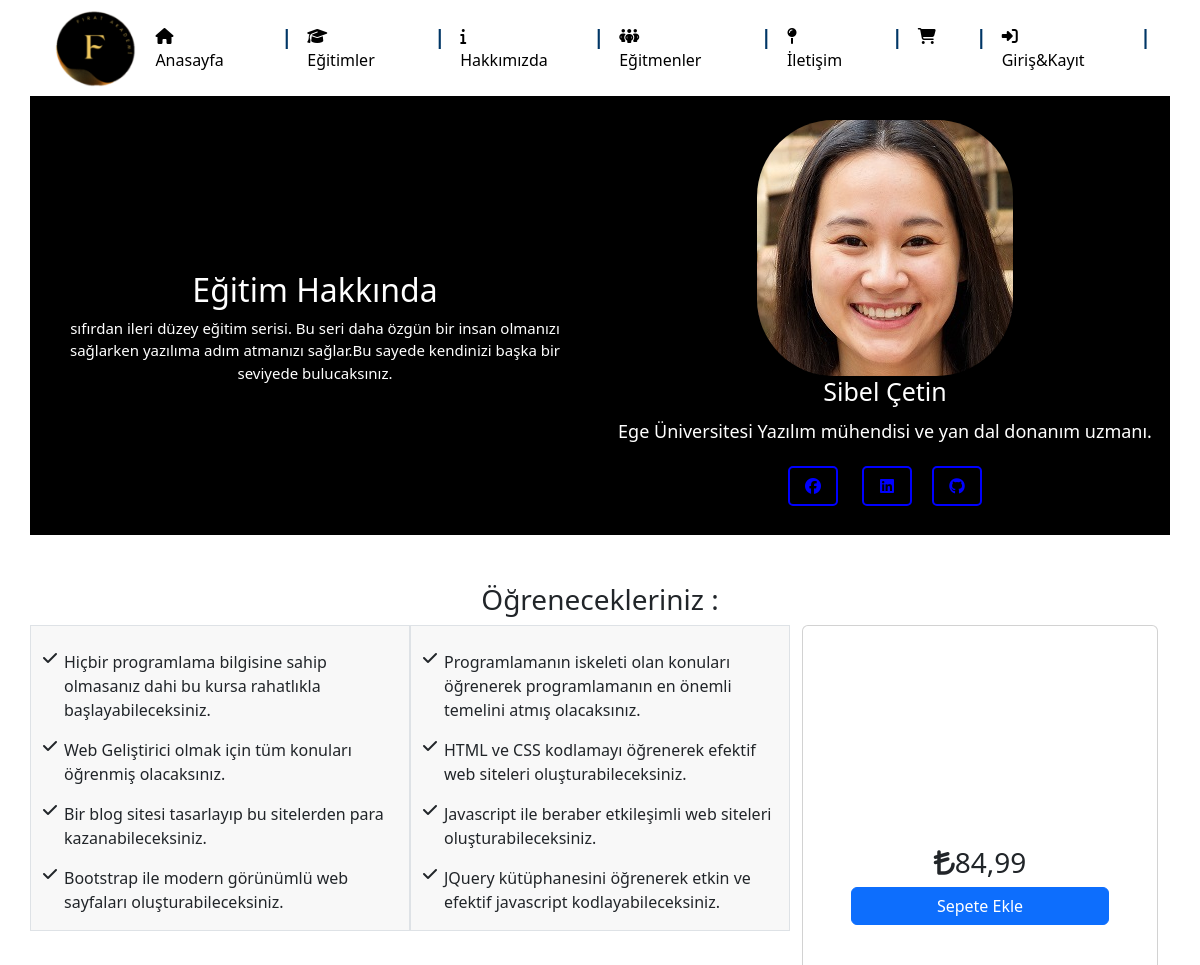
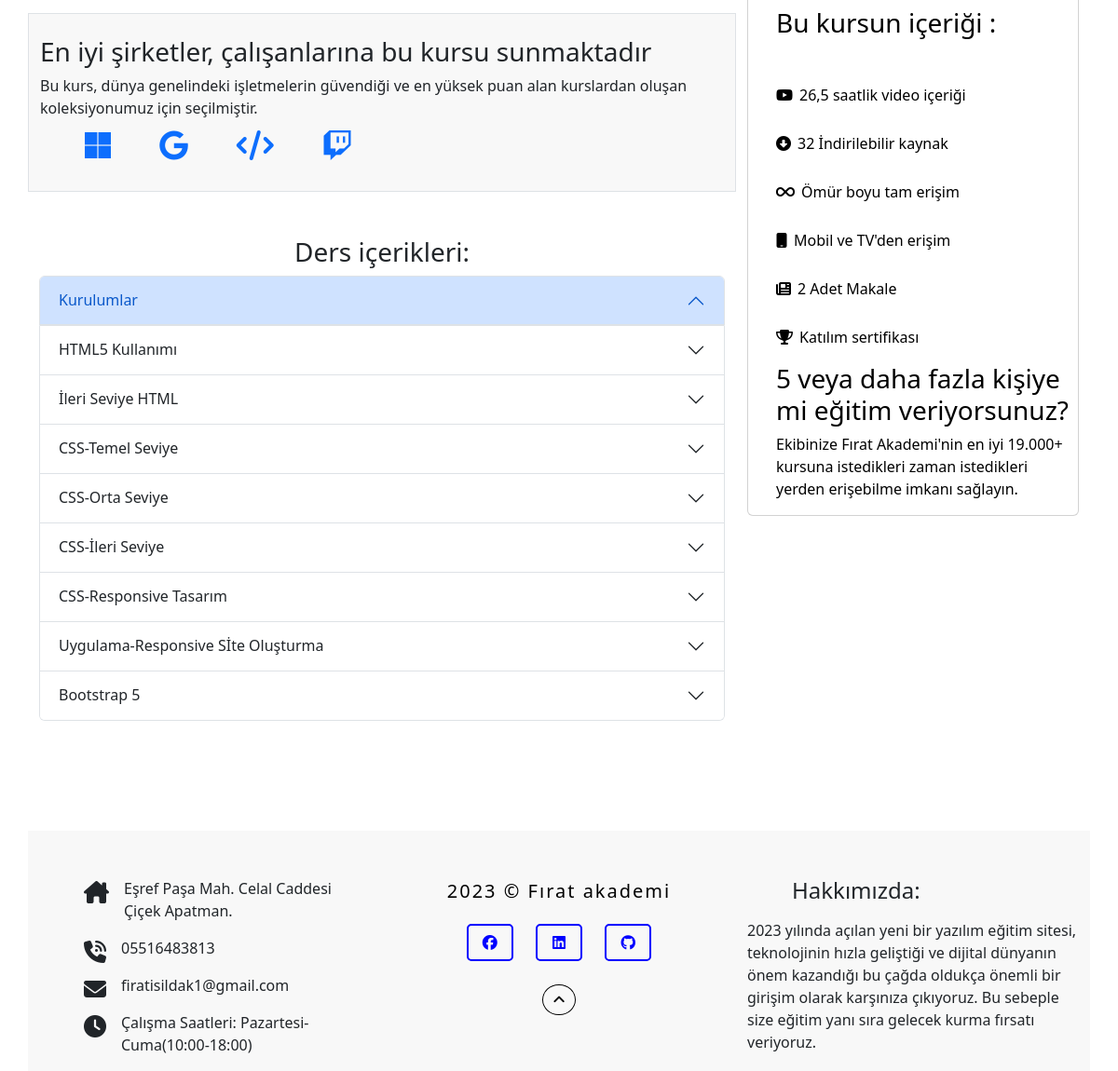
Screenshot of /education_detail.php?lesson_id=1&educator_id=1 with the database file from the repository (2 pictures, top to bottom).
### tables this page shows
CREATE TABLE `menutable` (
  `id` int(11) NOT NULL,
  `menuName` varchar(50) NOT NULL,
  `menuUrl` varchar(255) NOT NULL,
  `menuIcon` varchar(255) DEFAULT NULL,
  `siralama` int(11) DEFAULT NULL
);

CREATE TABLE `cardlesson` (
  `cardLessonID` int(11) NOT NULL,
  `cardLessonImg` varchar(500) NOT NULL,
  `cardLessonTitle` varchar(250) NOT NULL,
  `cardLessonWrite` varchar(500) NOT NULL,
  `educatorId` int(11) DEFAULT NULL
);

CREATE TABLE `educator_table` (
  `educatorId` int(11) NOT NULL,
  `nameSurname` varchar(500) NOT NULL,
  `imgLink` varchar(500) NOT NULL,
  `aboutWrite` varchar(1000) NOT NULL,
  `faceLink` varchar(500) NOT NULL,
  `linkedinLink` varchar(500) NOT NULL,
  `githubLink` varchar(500) NOT NULL
);

CREATE TABLE `footertext` (
  `footerTextID` int(11) NOT NULL,
  `footerIcon` varchar(250) NOT NULL,
  `footerText` varchar(250) NOT NULL
);

### education_detail.php (the view, shortened to what this page needs)
<?php
include("views/normal_panel/header.php");
include("views/normal_panel/navbar.php");
include("libs/functions/user_all_func.php");
include("libs/functions/database_connection.php");
?>
<div class="container">
  <div class="row" id="black_Row">
    <div class="col-md-6 text-center mt-4" id="mainContent">
      <h2>Eğitim Hakkında</h2>
      <?php
      $lesson_id = $_GET["lesson_id"];
      $result = $db->query("SELECT cardLessonWrite FROM cardlesson WHERE cardLessonID = $lesson_id");
      $row = $result->fetch(PDO::FETCH_ASSOC);
      echo '<div class="lesson-content">';
      echo $row["cardLessonWrite"];
      echo '</div>';
      ?>
    </div>
    <div class="col-md-6 mt-4 mb-4 text-center">
      <?php
      $educator_id = $_GET["educator_id"];
      $result2 = $db->query("SELECT * FROM educator_table WHERE educatorId = $educator_id");
      $row2 = $result2->fetch(PDO::FETCH_ASSOC);
      echo '<img src="img/educator_img/' . $row2["imgLink"] . '" class="img-fluid oval">';
      echo '<h4 class="educatorName">' . $row2["nameSurname"] . '</h4>';
      echo '<p class="educatorp">';
      echo '' . $row2["aboutWrite"] . '';
      echo '</p>';
      echo ' <div class="egitmen-icon">';
      echo ' <a href="' . $row2["faceLink"] . '"><i class="fa-brands fa-facebook social"></i></a>';
      echo ' <a href="' . $row2["linkedinLink"] . '"><i class="fa-brands fa-linkedin social"></i></a>';
      echo '<a href="' . $row2["githubLink"] . '"><i class="fa-brands fa-github social"></i></a>';
      echo '</div>';
      ?>
    </div>
  </div>
</div>
<div class="container">
  <div class="row mt-5">
    <h3 class="title_Center">Öğrenecekleriniz :</h3>
    <div class="col-md-4 col-12 order-lg-2 mb-4">
      <div class="card">
        <div class="ratio ratio-16x9">
          <iframe src="https://www.youtube.com/embed/3EGZBWNBSSk" frameborder="0"></iframe>
        </div>
        <h3 class="title_Center"><i class="fa-solid fa-turkish-lira-sign mt-4"></i>84,99</h3>
        <button type="button" class="btn btn-primary me-5 ms-5 mb-5">Sepete Ekle</button>
        <div id="writeCenter">
          <h3 class="mb-5">Bu kursun içeriği :</h3>
          <p><i class="fa-brands fa-youtube icon mb-3"></i>26,5 saatlik video içeriği</p>
          <p><i class="fa-sharp fa-solid fa-circle-down icon mb-3"></i>32 İndirilebilir kaynak</p>
          <p><i class="fa-solid fa-infinity icon mb-3"></i>Ömür boyu tam erişim</p>
          <p><i class="fa-solid fa-mobile icon mb-3"></i>Mobil ve TV'den erişim</p>
          <p><i class="fa-solid fa-newspaper icon mb-3"></i>2 Adet Makale</p>
          <p><i class="fa-solid fa-trophy icon"></i>Katılım sertifikası</p>
          <h3>5 veya daha fazla kişiye mi eğitim veriyorsunuz?</h3>
          <p>Ekibinize Fırat Akademi'nin en iyi 19.000+ kursuna istedikleri zaman istedikleri yerden erişebilme imkanı sağlayın.</p>
        </div>
      </div>
    </div>
    <div class="col-md-8 border-lg-1">
      <div class="row">
        <div class="col-md-6 border global_Color pt-4">
          <div class="d-flex">
            <i class="fa-solid fa-check icon"></i>
            <p>Hiçbir programlama bilgisine sahip olmasanız dahi bu kursa rahatlıkla başlayabileceksiniz.</p>
          </div>
          <div class="d-flex">
            <i class="fa-solid fa-check icon"></i>
            <p>Web Geliştirici olmak için tüm konuları öğrenmiş olacaksınız.</p>
          </div>
          <div class="d-flex">
            <i class="fa-solid fa-check icon"></i>
            <p>Bir blog sitesi tasarlayıp bu sitelerden para kazanabileceksiniz.</p>
          </div>
          <div class="d-flex">
            <i class="fa-solid fa-check icon"></i>
            <p>Bootstrap ile modern görünümlü web sayfaları oluşturabileceksiniz.</p>
          </div>
        </div>
        <div class="col-md-6 border global_Color pt-4">
          <div class="d-flex">
            <i class="fa-solid fa-check icon"></i>
            <p>Programlamanın iskeleti olan konuları öğrenerek programlamanın en önemli temelini atmış olacaksınız.</p>
          </div>
          <div class="d-flex">
            <i class="fa-solid fa-check icon"></i>
            <p>HTML ve CSS kodlamayı öğrenerek efektif web siteleri oluşturabileceksiniz.</p>
          </div>
          <div class="d-flex">
            <i class="fa-solid fa-check icon"></i>
            <p>Javascript ile beraber etkileşimli web siteleri oluşturabileceksiniz.</p>
          </div>
          <div class="d-flex">
            <i class="fa-solid fa-check icon"></i>
            <p>JQuery kütüphanesini öğrenerek etkin ve efektif javascript kodlayabileceksiniz.</p>
          </div>
        </div>
        <div class="col-md-12 mt-5 border global_Color pt-4">
          <h3>En iyi şirketler, çalışanlarına bu kursu sunmaktadır</h3>
          <p>Bu kurs, dünya genelindeki işletmelerin güvendiği ve en yüksek puan alan kurslardan oluşan koleksiyonumuz için seçilmiştir.</p>
          <a target="_blank" href="https://www.google.com.tr/"><i class="fa-brands fa-microsoft fa-2xl me-5 ms-5 mb-5"></i></a>
          <a target="_blank" href="https://www.google.com.tr/"><i class="fa-brands fa-google fa-2xl me-5 mb-5"></i></a>
          <a target="_blank" href="https://www.google.com.tr/"><i class="fa-solid fa-code fa-2xl me-5 mb-5"></i></a>
          <a target="_blank" href="https://www.google.com.tr/"><i class="fa-brands fa-twitch fa-2xl me-5 mb-5"></i></a>
        </div>
        <h3 class="title_Center mt-5">Ders içerikleri:</h3>
        <div class="accordion mb-5" id="accordionExample">
          <div class="accordion-item">
            <h2 class="accordion-header">
              <button class="accordion-button" type="button" data-bs-toggle="collapse" data-bs-target="#collapseOne" aria-expanded="true" aria-controls="collapseOne">
                Kurulumlar
              </button>
            </h2>
          </div>
          <div class="accordion-item">
            <h2 class="accordion-header">
              <button class="accordion-button collapsed" type="button" data-bs-toggle="collapse" data-bs-target="#collapseTwo" aria-expanded="false" aria-controls="collapseTwo">
                HTML5 Kullanımı
              </button>
            </h2>
          </div>
          <div class="accordion-item">
            <h2 class="accordion-header">
              <button class="accordion-button collapsed" type="button" data-bs-toggle="collapse" data-bs-target="#collapseThree" aria-expanded="false" aria-controls="collapseThree">
                İleri Seviye HTML
              </button>
            </h2>
          </div>
          <div class="accordion-item">
            <h2 class="accordion-header">
              <button class="accordion-button collapsed" type="button" data-bs-toggle="collapse" data-bs-target="#collapseFour" aria-expanded="false" aria-controls="collapseFour">
                CSS-Temel Seviye
              </button>
            </h2>
          </div>
          <div class="accordion-item">
            <h2 class="accordion-header">
              <button class="accordion-button collapsed" type="button" data-bs-toggle="collapse" data-bs-target="#collapseFive" aria-expanded="false" aria-controls="collapseFive">
                CSS-Orta Seviye
              </button>
            </h2>
          </div>
          <div class="accordion-item">
            <h2 class="accordion-header">
              <button class="accordion-button collapsed" type="button" data-bs-toggle="collapse" data-bs-target="#collapseSix" aria-expanded="false" aria-controls="collapseSix">
                CSS-İleri Seviye
              </button>
            </h2>
          </div>
          <div class="accordion-item">
            <h2 class="accordion-header">
              <button class="accordion-button collapsed" type="button" data-bs-toggle="collapse" data-bs-target="#collapseSeven" aria-expanded="false" aria-controls="collapseSeven">
                CSS-Responsive Tasarım
              </button>
            </h2>
          </div>
          <div class="accordion-item">
            <h2 class="accordion-header">
              <button class="accordion-button collapsed" type="button" data-bs-toggle="collapse" data-bs-target="#collapseEight" aria-expanded="false" aria-controls="collapseEight">
                Uygulama-Responsive Sİte Oluşturma
              </button>
            </h2>
          </div>
          <div class="accordion-item">
            <h2 class="accordion-header">
              <button class="accordion-button collapsed" type="button" data-bs-toggle="collapse" data-bs-target="#collapseNight" aria-expanded="false" aria-controls="collapseNight">
                Bootstrap 5
              </button>
            </h2>
          </div>
        </div>
      </div>
    </div>
  </div>
</div>
<?php
 include("views/normal_panel/footer.php");
?>
</body>
</html>

### views/normal_panel/header.php (shortened to what this page needs)
<!DOCTYPE html>
<html lang="en">
<head>
  <link rel="stylesheet" href="packets/bootstrap/bootstrap.css">
  <link rel="stylesheet" href="packets/owl/owl.carousel.min.css">
  <link rel="stylesheet" href="packets/owl/owl.theme.default.min.css">
  <?php
  $page = basename($_SERVER['PHP_SELF']);
  $cssFile = '';
  switch ($page) {
    case 'education_detail.php':
      $cssFile = 'education_detail_style';
      break;
  }
  ?>
  <link rel="stylesheet" href="./css/<?php echo $cssFile; ?>.css">
</head>
<body>

### views/normal_panel/navbar.php (shortened to what this page needs)
<nav class="navbar navbar-expand-lg nav-bg">
    <div class="container">
        <img id="logoSize" src="img/benim_logo.png" alt="logo">
        <div class="collapse navbar-collapse" id="navbarSupportedContent">
            <ul class="navbar-nav ms-auto mb-2 mb-lg-0">
                <?php
                $menuItems = array();
                $result = $db->query("SELECT * FROM menutable ORDER BY siralama ASC");
                if ($result->rowCount() > 0) {
                    while ($row = $result->fetch(PDO::FETCH_ASSOC)) {
                        $menuItem = array("link" => $row["menuUrl"], "icon" => $row["menuIcon"], "text" => $row["menuName"]);
                        $menuItems[] = $menuItem;
                    }
                } else {
                    echo "Veritabanında hiç veri bulunamadı.";
                }
                if ($_SESSION["LoggedIn1"] == true) {
                    foreach ($menuItems as $item) {
                        if($item['text']!='Giriş&Kayıt'){
                            echo '<li class="nav-item d-flex">
                                <a class="nav-link active" aria-current="page" href="' . $item['link'] . '">
                                <i ' . $item['icon'] . '></i>' . $item['text'] . '</a>
                                <span class="brace">|</span>';
                        }
                    }
                    echo'<form class="input-group" method="post" action="index.php">
                            <button type="submit" name="cikis1" class="submit-btn  bg-danger inputOval"><i class="fa-solid fa-right-from-bracket fa-xl me-2 mt-2 mb-2 ms-2"></i>ÇIKIŞ</button>
                        </form></li>';
                }else{
                    foreach ($menuItems as $item) {
                        echo '<li class="nav-item d-flex">
                            <a class="nav-link active" aria-current="page" href="' . $item['link'] . '">
                            <i ' . $item['icon'] . '></i>' . $item['text'] . '</a>
                            <span class="brace">|</span>
                        </li>';
                    }
                }
                ?>
            </ul>
        </div>
    </div>
</nav>

### views/normal_panel/footer.php (shortened to what this page needs)
<div class="container">
  <div class="row" id="rowInformation">
    <div class="col-md-4 col-sm-12">
      <?php
      include("libs/functions/database_Connection.php");
      $result = $db->query("SELECT footerIcon, footerText FROM footertext");
      if ($result->rowCount() > 0) {
        while ($row = $result->fetch(PDO::FETCH_ASSOC)) {
          $itemFooter = array("footerIc" => $row["footerIcon"], "footerTx" => $row["footerText"]);
          $itemFooters[] = $itemFooter;
        }
      } else {
        echo "Veritabanında hiç veri bulunamadı.";
      }
      foreach ($itemFooters as $item) {
        echo '<div class="d-flex">';
        echo '<i class="' . $item["footerIc"] . ' me-3 ms-5 mt-3"></i>';
        echo '<p>' . $item["footerTx"] . '</p>';
        echo '</div>';
      }
      ?>
    </div>
    <div class="col-md-4 text-center">
      <div id="copyright">2023 © Fırat akademi</div>
      <div>
        <a href="#"><i class="fa-brands fa-facebook social"></i></a>
        <a href="https://www.linkedin.com/in/f%C4%B1rat-i%C5%9F%C4%B1ldak-608176250/"><i class="fa-brands fa-linkedin social"></i></a>
        <a href="#"><i class="fa-brands fa-github social"></i></a>
      </div>
      <a href="#"><i class="fa-sharp fa-solid fa-angle-up" id="up"></i></a>
    </div>
    <div class="col-md-4">
      <h4 class="me-3 ms-5">Hakkımızda:</h4>
      <p class="me-3 ms-5"><?php abouttext(278); ?></p>
    </div>
  </div>
</div>

### libs/functions/user_all_func.php (shortened to what this page needs)
<?php
function abouttext($maxLength)
{
  include("libs/functions/database_connection.php");
  $menuItems3 = array();
  $result3 = $db->query("SELECT aboutText FROM about");
  if ($result3->rowCount() > 0) {
    while ($row = $result3->fetch(PDO::FETCH_ASSOC)) {
      $truncatedText = substr($row["aboutText"], 0, $maxLength);
      $menuItem3 = array("textAbout" => $truncatedText);
      $menuItems3[] = $menuItem3;
    }
  } else {
    echo "Veritabanında hiç veri bulunamadı.";
  }
  foreach ($menuItems3 as $item) {
    echo '<p>' . $item["textAbout"] . '</p>';
  }
}

### css/education_detail_style.css (style rules this page uses)
span { font-size: 50px; margin-right: 7px; line-height: 42px; color:#003666; font-weight: 600; float:left; }
#logoSize { font-size: 50px; max-width: 100%; height: 80px; }
.brace { font-size: 20px; }
nav a:link { text-decoration: none; margin-right: 25px; color:#003666; }
.oval { border-radius: 30%; }
#mainContent { color:white; font-size: 15px; display: flex; flex-direction: column; justify-content: center; }
.educatorName { color:white; font-size: 25px; margin-bottom:12px; text-align: center; }
.educatorp { color:white; font-size:18px ; text-align: center; }
#black_Row { background-color: black; }
.icon { margin-right: 7px; font-size: 16px; }
#writeCenter { margin-left: 30px; color: black; }
.title_Center { text-align: center; }
#copyright { color: black; font-size: 20px; letter-spacing: 2px; margin-bottom: 15px; background-position: center center ; }
#rowInformation { margin-top: 70px; padding-top: 50px; background: #F8F8F8; }
.social { color:blue; border: 2px solid blue; padding: 10px; width: 50px; border-radius: 5px; margin:5px 10px; text-align: center; }
#up { color: black; border: 1px solid black; border-radius: 50%; font-size: 15px; padding: 8px 10px; margin-top: 20px; }
.global_Color { background-color: #F8F8F8; }

### rows the page displays
menutable: menuName "Anasayfa"
menutable: menuName "Eğitimler"
menutable: menuName "Hakkımızda"
menutable: menuName "Eğitmenler"
menutable: menuName "İletişim"
menutable: menuName "Giriş&Kayıt"
cardlesson: cardLessonWrite "sıfırdan ileri düzey eğitim serisi. Bu seri daha özgün bir insan olmanızı sağlarken yazılıma adım atmanızı sağlar.Bu sayede kendinizi başka bir seviyede bulucaksınız."
educator_table: imgLink (picture), nameSurname "Sibel Çetin", aboutWrite "Ege Üniversitesi Yazılım mühendisi ve yan dal donanım uzmanı."
footertext: footerText "Eşref Paşa Mah. Celal Caddesi Çiçek Apatman."
footertext: footerText "05516483813"
footertext: footerText "firatisildak1@gmail.com"
footertext: footerText "Çalışma Saatleri: Pazartesi-Cuma(10:00-18:00)"
